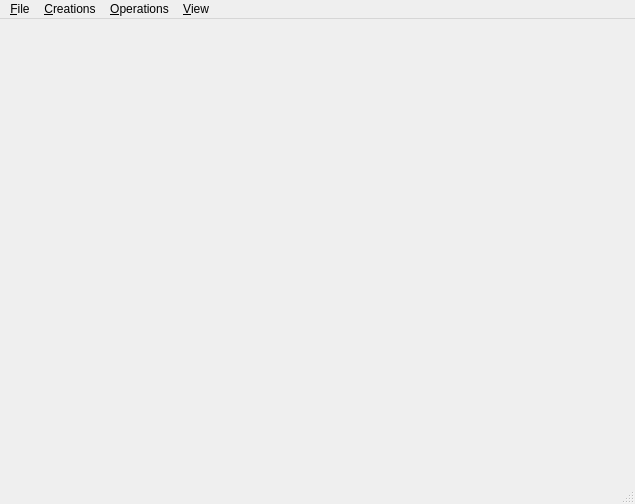
<?xml version="1.0" encoding="UTF-8"?>
<ui version="4.0">
 <class>MainWindow</class>
 <widget class="QMainWindow" name="MainWindow">
  <property name="geometry">
   <rect>
    <x>0</x>
    <y>0</y>
    <width>635</width>
    <height>504</height>
   </rect>
  </property>
  <property name="windowTitle">
   <string>CGAL 3D Linear Cell Complex</string>
  </property>
  <property name="windowIcon">
   <iconset>
    <normaloff>:/cgal/logos/cgal_icon</normaloff>:/cgal/logos/cgal_icon</iconset>
  </property>
  <widget class="QWidget" name="centralwidget">
   <layout class="QVBoxLayout">
    <item>
     <layout class="QHBoxLayout"/>
    </item>
    <item>
     <widget class="Viewer" name="viewer" native="true"/>
    </item>
   </layout>
  </widget>
  <widget class="QMenuBar" name="menubar">
   <property name="geometry">
    <rect>
     <x>0</x>
     <y>0</y>
     <width>635</width>
     <height>22</height>
    </rect>
   </property>
   <widget class="QMenu" name="menuFile">
    <property name="title">
     <string>&amp;File</string>
    </property>
    <addaction name="actionLoad"/>
    <addaction name="actionLoadCityjson"/>
    <addaction name="actionSave"/>
    <addaction name="separator"/>
    <addaction name="actionImportOFF"/>
    <addaction name="actionImportMoka"/>
    <addaction name="separator"/>
    <addaction name="actionImport3DTDS"/>
    <addaction name="actionCompute_Voronoi_3D"/>
    <addaction name="separator"/>
    <addaction name="actionClear"/>
    <addaction name="separator"/>
    <addaction name="actionQuit"/>
   </widget>
   <widget class="QMenu" name="menuOperations">
    <property name="title">
     <string>&amp;Operations</string>
    </property>
    <addaction name="actionInsert_center_vertices"/>
    <addaction name="actionTriangulate_all_facets"/>
    <addaction name="actionMerge_coplanar_faces"/>
    <addaction name="actionMerge_all_volumes"/>
    <addaction name="actionRemove_filled_volumes"/>
    <addaction name="separator"/>
    <addaction name="actionSew3_same_facets"/>
    <addaction name="actionUnsew3_all"/>
    <addaction name="separator"/>
    <addaction name="actionInsideOut"/>
    <addaction name="separator"/>
    <addaction name="actionSubdivide"/>
    <addaction name="actionSubdivide_pqq"/>
    <addaction name="actionClose_volume"/>
    <addaction name="actionDual_3"/>
   </widget>
   <widget class="QMenu" name="menuCreations">
    <property name="title">
     <string>&amp;Creations</string>
    </property>
    <addaction name="actionCreate_cube"/>
    <addaction name="actionCreate3Cubes"/>
    <addaction name="actionCreate2Volumes"/>
    <addaction name="actionCreate_mesh"/>
    <addaction name="actionCreate_Menger_Sponge"/>
    <addaction name="separator"/>
    <addaction name="actionCreate_Sierpinski_Carpet"/>
    <addaction name="actionCreate_Sierpinski_Triangle"/>
   </widget>
   <widget class="QMenu" name="menuView">
    <property name="title">
     <string>&amp;View</string>
    </property>
    <addaction name="separator"/>
    <addaction name="actionExtend_filled_volumes"/>
    <addaction name="actionExtend_hidden_volumes"/>
    <addaction name="separator"/>
    <addaction name="actionZoom_on_double_click"/>
    <addaction name="actionSemantic_formatting"/>
   </widget>
   <addaction name="menuFile"/>
   <addaction name="menuCreations"/>
   <addaction name="menuOperations"/>
   <addaction name="menuView"/>
  </widget>
  <widget class="QStatusBar" name="statusbar"/>
  <action name="actionImportOFF">
   <property name="text">
    <string>&amp;Import OFF</string>
   </property>
  </action>
  <action name="actionQuit">
   <property name="text">
    <string>&amp;Quit</string>
   </property>
  </action>
  <action name="actionSubdivide">
   <property name="text">
    <string>&amp;Subdivide all volumes</string>
   </property>
  </action>
  <action name="actionSubdivide_pqq">
   <property name="text">
    <string>&amp;Subdivide all volumes - by Pqq</string>
   </property>
  </action>
  <action name="actionCreate3Cubes">
   <property name="text">
    <string>Create &amp;3 cubes</string>
   </property>
  </action>
  <action name="actionImport3DTDS">
   <property name="text">
    <string>Import 3D&amp;TS</string>
   </property>
  </action>
  <action name="actionClear">
   <property name="text">
    <string>&amp;Clear</string>
   </property>
  </action>
  <action name="actionCreate2Volumes">
   <property name="text">
    <string>Create &amp;2 volumes</string>
   </property>
  </action>
  <action name="actionDual_3">
   <property name="text">
    <string>&amp;Dual</string>
   </property>
  </action>
  <action name="actionClose_volume">
   <property name="text">
    <string>&amp;Close all volumes</string>
   </property>
  </action>
  <action name="actionCreate_cube">
   <property name="text">
    <string>Create &amp;cube</string>
   </property>
  </action>
  <action name="actionSew3_same_facets">
   <property name="text">
    <string>S&amp;ew3 all same facets</string>
   </property>
  </action>
  <action name="actionCreate_mesh">
   <property name="text">
    <string>Create &amp;mesh</string>
   </property>
  </action>
  <action name="actionCreate_Menger_Sponge">
   <property name="text">
    <string>Create Menger Sponge</string>
   </property>
  </action>
  <action name="actionRemove_filled_volumes">
   <property name="text">
    <string>&amp;Remove volumes</string>
   </property>
  </action>
  <action name="actionTriangulate_all_facets">
   <property name="text">
    <string>&amp;Triangulate facets</string>
   </property>
  </action>
  <action name="actionUnsew3_all">
   <property name="text">
    <string>&amp;Unsew3 volumes</string>
   </property>
  </action>
  <action name="actionInsideOut">
   <property name="text">
    <string>Reverse &amp;orientation</string>
   </property>
  </action>
  <action name="actionVolume_list">
   <property name="checkable">
    <bool>true</bool>
   </property>
   <property name="text">
    <string>Volume list</string>
   </property>
  </action>
  <action name="actionExtend_filled_volumes">
   <property name="text">
    <string>Extend &amp;filled volumes</string>
   </property>
  </action>
  <action name="actionExtend_hidden_volumes">
   <property name="text">
    <string>Extend &amp;hidden volumes</string>
   </property>
  </action>
  <action name="actionCompute_Voronoi_3D">
   <property name="text">
    <string>Compute Voronoi 3D</string>
   </property>
  </action>
  <action name="actionMerge_all_volumes">
   <property name="text">
    <string>&amp;Merge volumes</string>
   </property>
  </action>
  <action name="actionCreate_Sierpinski_Carpet">
   <property name="text">
    <string>Create Sierpinski Carpet</string>
   </property>
  </action>
  <action name="actionCreate_Sierpinski_Triangle">
   <property name="text">
    <string>Create Sierpinski Triangle</string>
   </property>
  </action>
  <action name="actionLoad">
   <property name="text">
    <string>&amp;Load</string>
   </property>
  </action>
  <action name="actionSave">
   <property name="text">
    <string>&amp;Save</string>
   </property>
  </action>
  <action name="actionImportMoka">
   <property name="text">
    <string>Import Moka</string>
   </property>
  </action>
  <action name="actionMerge_coplanar_faces">
   <property name="text">
    <string>Merge coplanar faces</string>
   </property>
  </action>
  <action name="actionInsert_center_vertices">
   <property name="text">
    <string>Insert center vertices in faces</string>
   </property>
  </action>
  <action name="actionZoom_on_double_click">
   <property name="checkable">
    <bool>true</bool>
   </property>
   <property name="text">
    <string>Zoom on double-click</string>
   </property>
  </action>
  <action name="actionLoadCityjson">
   <property name="text">
    <string>Load CityJSON</string>
   </property>
  </action>
  <action name="actionSemantic_formatting">
   <property name="checkable">
    <bool>true</bool>
   </property>
   <property name="text">
    <string>Semantic formatting</string>
   </property>
  </action>
 </widget>
 <customwidgets>
  <customwidget>
   <class>Viewer</class>
   <extends>QWidget</extends>
   <header>Viewer.h</header>
  </customwidget>
 </customwidgets>
 <resources/>
 <connections/>
</ui>
